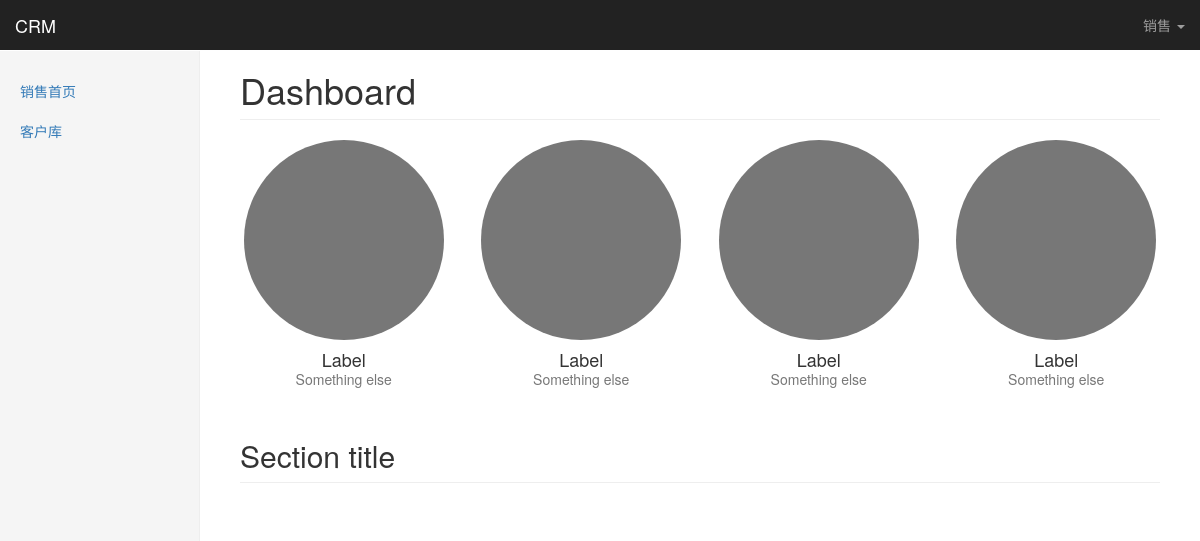
The app's page /crm/ (signed in), older data.
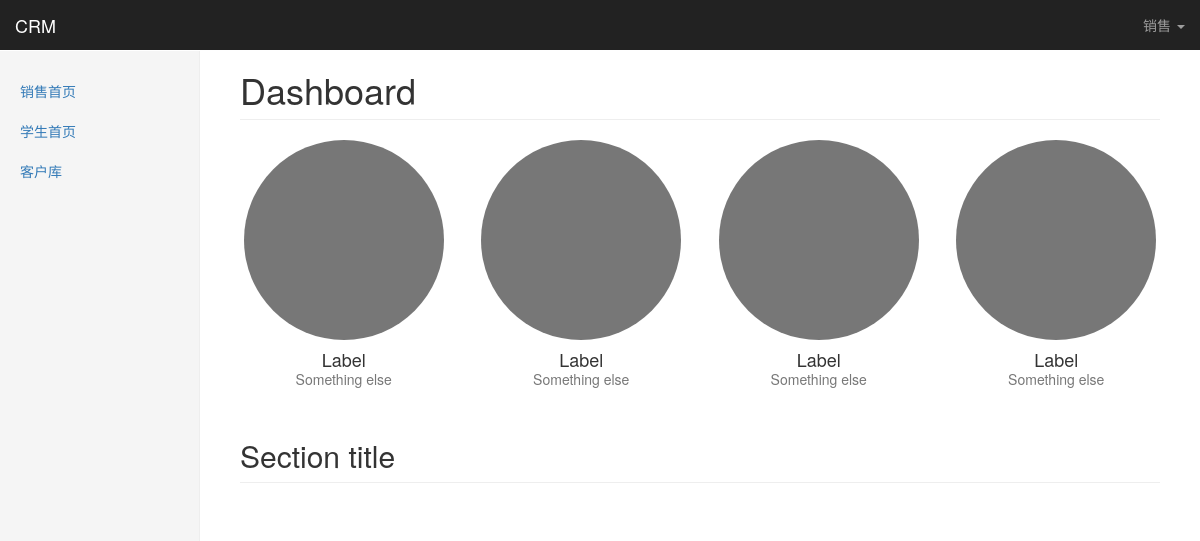
The same page, newer data.
### crm/models.py (models this page shows, shortened)
class UserProfile(models.Model):
    user = models.OneToOneField(User,on_delete=models.CASCADE)
    name = models.CharField(max_length=32)
    roles = models.ManyToManyField("Role",blank=True,null=True)
    class Meta:
        verbose_name = "账号表"
        verbose_name_plural = "账号表"

class Menu(models.Model):
    name = models.CharField(max_length=32)
    url_type_choices = ((0,'alias'),(1,'absolute_url'))
    url_type = models.SmallIntegerField(choices=url_type_choices,default=0)
    url_name = models.CharField(max_length=64)
    class Meta:
        verbose_name = "菜单"
        verbose_name_plural = "菜单"

### crm/views.py (the view)
def index(request):
    return render(request,"index.html")

### templates/index.html (shortened to what this page needs)
{% extends 'base.html' %}
{% block body %}
<body>
    <nav class="navbar navbar-inverse navbar-fixed-top">
      <div class="container-fluid">
        <div class="navbar-header">
          <a class="navbar-brand" href="#">CRM</a>
        </div>
              <div id="navbar" class="navbar-collapse collapse">
                      <ul class="nav navbar-nav navbar-right">
                        <li class="dropdown">
                              <a href="#" class="dropdown-toggle" data-toggle="dropdown" aria-expanded="false">{{ request.user.userprofile.name }} <span class="caret"></span></a>
                        </li>
                      </ul>
                </div>
      </div>
    </nav>
    <div class="container-fluid">
      <div class="row">
        <div class="col-sm-3 col-md-2 sidebar">
          <ul class="nav nav-sidebar">
              {% for role in request.user.userprofile.roles.all %}
                  {% for menu in role.menu.all %}
            <li class=""><a href="{% if menu.url_type == 0 %}{% url menu.url_name %} {% else %} {{ menu.url_name }} {% endif %}">{{ menu.name }} <span class="sr-only">(current)</span></a></li>
              {% endfor %}
              {% endfor %}
          </ul>
        </div>
        <div class="col-sm-9 col-sm-offset-3 col-md-10 col-md-offset-2 main">
            {% block page-content %}
          <h1 class="page-header">Dashboard</h1>
          <div class="row placeholders">
            <div class="col-xs-6 col-sm-3 placeholder">
              <img width="200" height="200" class="img-responsive" alt="Generic placeholder thumbnail">
              <h4>Label</h4>
              <span class="text-muted">Something else</span>
            </div>
            <div class="col-xs-6 col-sm-3 placeholder">
              <img width="200" height="200" class="img-responsive" alt="Generic placeholder thumbnail">
              <h4>Label</h4>
              <span class="text-muted">Something else</span>
            </div>
            <div class="col-xs-6 col-sm-3 placeholder">
              <img width="200" height="200" class="img-responsive" alt="Generic placeholder thumbnail">
              <h4>Label</h4>
              <span class="text-muted">Something else</span>
            </div>
            <div class="col-xs-6 col-sm-3 placeholder">
              <img width="200" height="200" class="img-responsive" alt="Generic placeholder thumbnail">
              <h4>Label</h4>
              <span class="text-muted">Something else</span>
            </div>
          </div>
          <h2 class="sub-header">Section title</h2>
           {% endblock %}
        </div>
      </div>
    </div>
</body>
{% endblock %}

### templates/base.html (shortened to what this page needs)
<!DOCTYPE html>
<html lang="zh-CN"><head><meta http-equiv="Content-Type" content="text/html; charset=UTF-8">
    <link href="/static/css/bootstrap.min.css" rel="stylesheet">
    <link href="/static/css/ie10-viewport-bug-workaround.css" rel="stylesheet">
    <link href="/static/css/dashboard.css" rel="stylesheet">
  </head>
{% block body %}
{% endblock %}
</html>

### statics/css/dashboard.css (style rules this page uses)
body { padding-top: 50px; }
.sub-header { padding-bottom: 10px; border-bottom: 1px solid #eee; }
.navbar-fixed-top { border: 0; }
.sidebar { display: none; }
@media (min-width: 768px) { .sidebar { position: fixed; top: 51px; bottom: 0; left: 0; z-index: 1000; display: block; padding: 20px; overflow-x: hidden; overflow-y: auto; background-color: #f5f5f5; border-right: 1px solid #eee; } }
.nav-sidebar { margin-right: -21px; margin-bottom: 20px; margin-left: -20px; }
.nav-sidebar > li > a { padding-right: 20px; padding-left: 20px; }
.main { padding: 20px; }
@media (min-width: 768px) { .main { padding-right: 40px; padding-left: 40px; } }
.main .page-header { margin-top: 0; }
.placeholders { margin-bottom: 30px; text-align: center; }
.placeholders h4 { margin-bottom: 0; }
.placeholder { margin-bottom: 20px; }
.placeholder img { display: inline-block; border-radius: 50%; }

Row changes from the older to the newer data that the page shows:
changed Role: gains Menu (name "学生首页")
